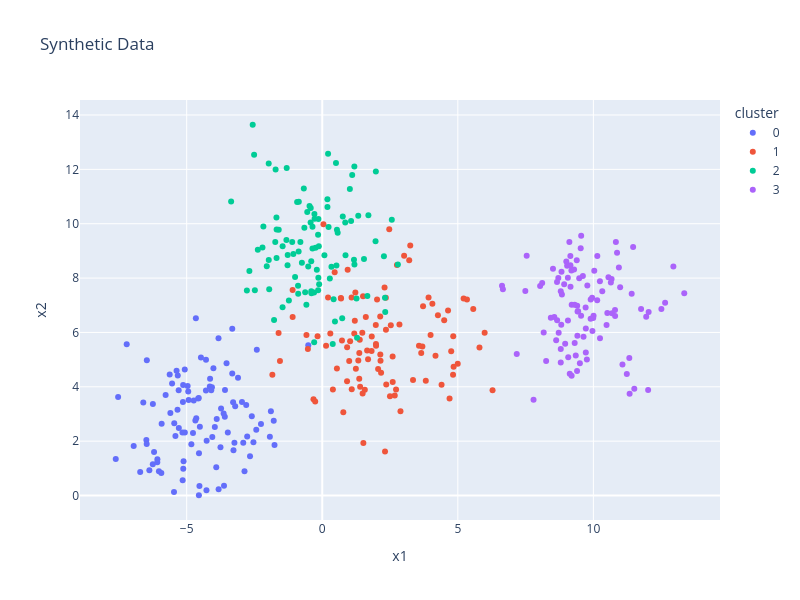

Source (notebook cell):
### Code cell
import plotly.express as px

new_label = [str(i) for lab in labels for i in lab]
df['cluster'] = new_label

fig = px.scatter(df, x='x1', y='x2', color='cluster', width=800, height=600, title=f'Synthetic Data')
fig.show()
